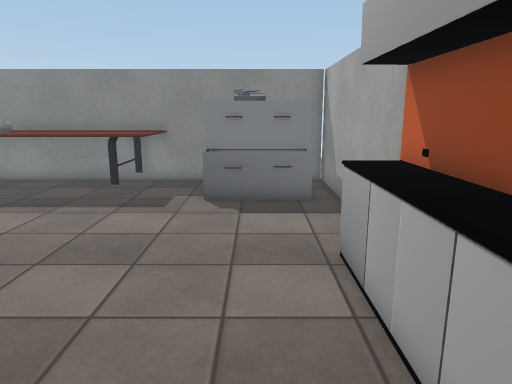
View 1 (above)

16 first-person views from a walk through a 3-D level made in the Unity game engine. The camera is 1.5 m above the floor, tilts 12° down and sees 70° across. Doors are open. The floor is counted in squares, 0.5 m on a side. Each view is taken from the middle of a square. On the plan, view 1 faces up. The plan holds only what a view shows up to about 20 squares ahead; the rest is blank. The place goes on beyond the plan. The player is left out. Some surface patterns are stand-ins.

View 2
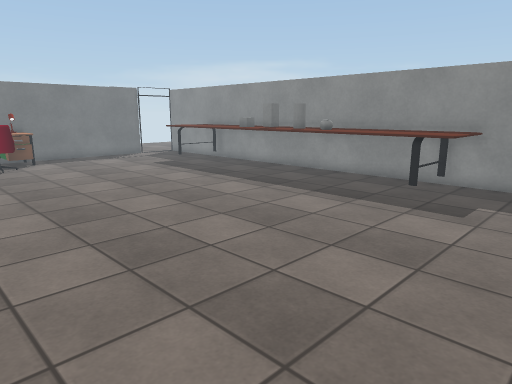

View 3
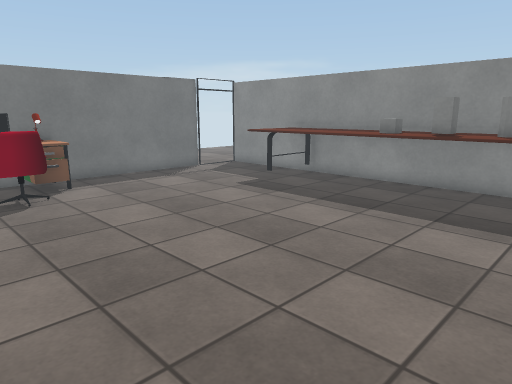

View 4
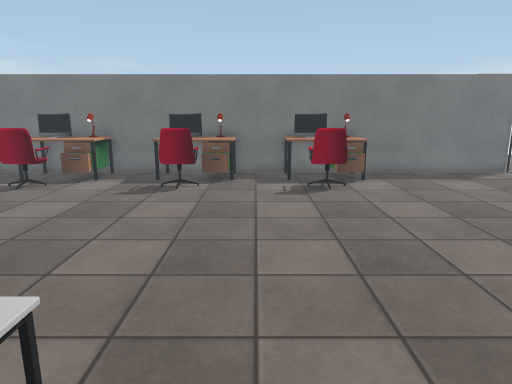

View 5
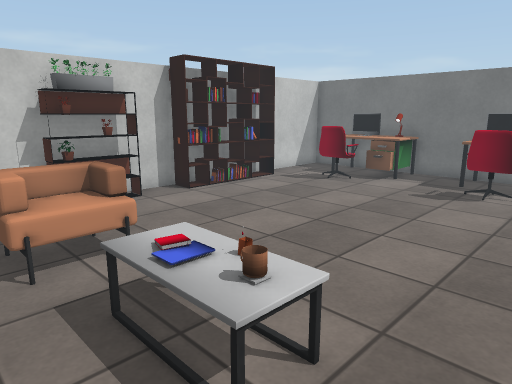

View 6
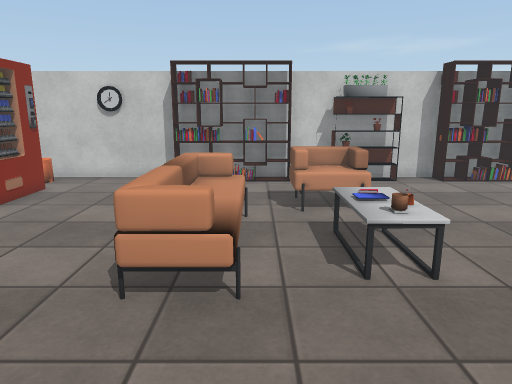

View 7
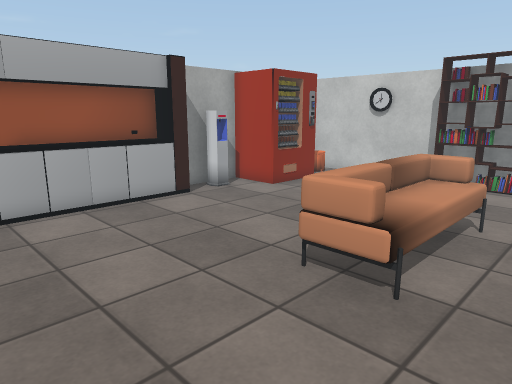

View 8
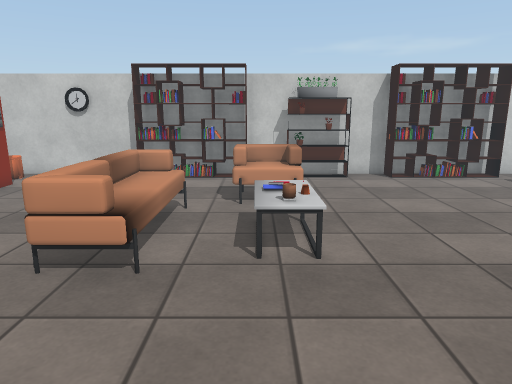

View 9
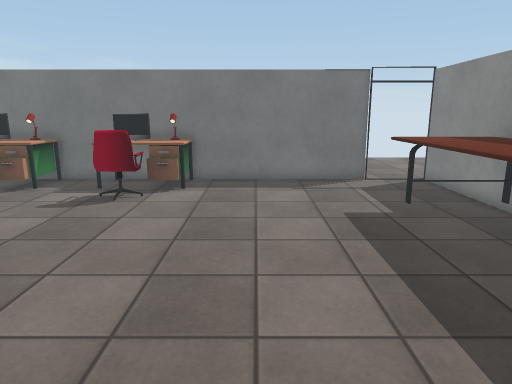

View 10
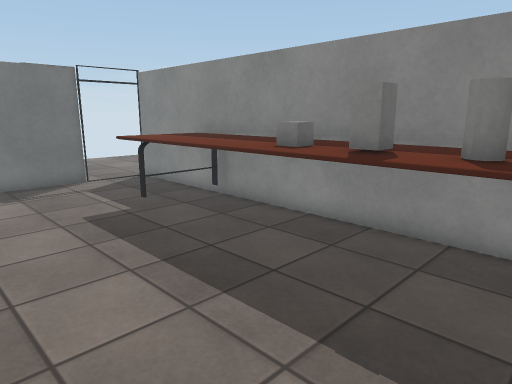

View 11
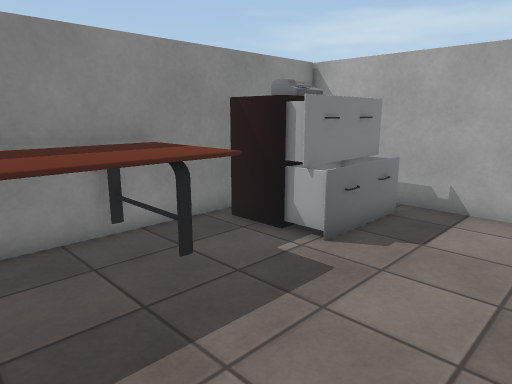

View 12
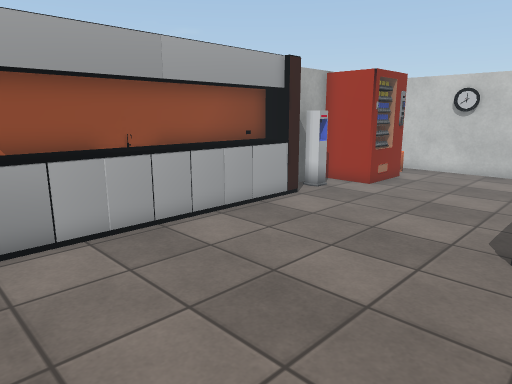

View 13
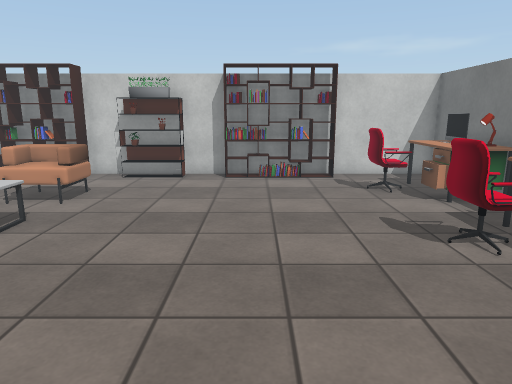

View 14
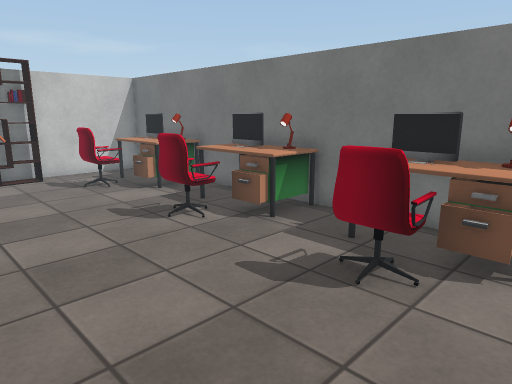

View 15
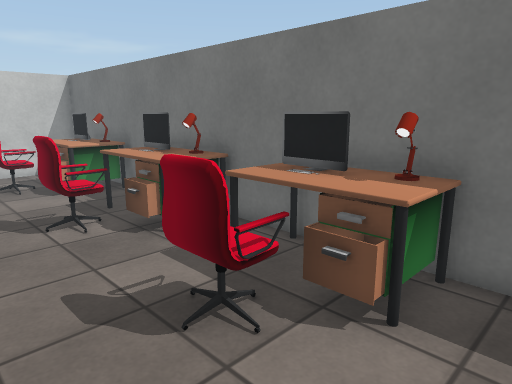

View 16
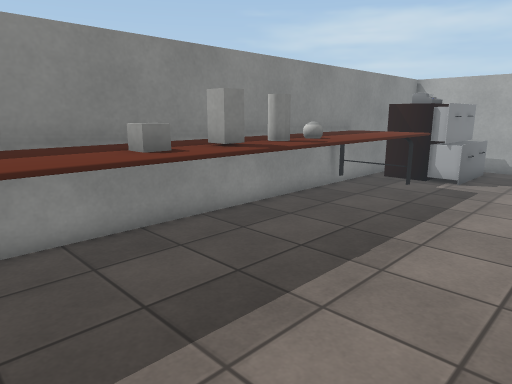

### Floor plan
Key: @ floor where view 1 was taken; # wall or solid block; . floor; D open door; = window, fence, low wall or low ledge; ^ raised ledge; B ball; C cabinet; L block; H chair; U cube; E desk; M computer; T table; G mug; S sofa; F shelf; P plant; K clock; O other object.
Columns run from 30 left of view 1 to 3 right of it. Each row starts with its distance up from view 1.
 17  .DD###########################  #
 16 ..DD....^^^^^^^^^^^^^^^^^^^.##   #
 15 ..DD....^^^^^^UULLOOB^^^^^^.##C###
 14    #....^^^^^^^ULLOOB^^^^^^.#CCC##
 13    #........................CCCCC#
 12    #.............................#
 11    #.............................#
 10    #.............................#
  9    #.............................#
  8    #............................##
  7    #............................=#
  6    #EE..........................=#
  5    #EEHH........................=#
  4    #MEHH........................=#
  3    #ME H........................=#
  2    #EE..........................=#
  1    #............................=#
  0    #EE................SSS.....@.=#
 -1    #OE.H...........TT.SSS.......=#
 -2    #MEHH...........GT.SSS.......=#
 -3    #MEHH...........TT.SSS.......##
 -4    #EE.............TT.SSS........#
 -5    #..................SSS.......O#
 -6    #EE.............SSSSSS........#
 -7    #OEE...........SSSS..  .....OO#
 -8    #MEHH..........SSSS..  .....OO
 -9    #MEHH................  .....OO
-10    #EE..................  .....O
-11    #.....FFFFF.......FFFFF......
-12    #....FFFFFF .PPP.FFFFFFF..K..
-13    ##########################K####

Where each view was taken, in squares from view 1:
view 1: 0 up, 0 right, facing up
view 2: 0 up, 0 right, facing up-left
view 3: 1 up, 9 left, facing up-left
view 4: 1 up, 8 left, facing left
view 5: 1 up, 8 left, facing down-left
view 6: 5 up, 8 left, facing down
view 7: 5 up, 10 left, facing down-right
view 8: 6 up, 10 left, facing down
view 9: 9 up, 10 left, facing left
view 10: 8 up, 10 left, facing up-left
view 11: 8 up, 9 left, facing up-right
view 12: 8 up, 7 left, facing down-right
view 13: 6 up, 18 left, facing down
view 14: 7 up, 17 left, facing down-left
view 15: 8 up, 20 left, facing down-left
view 16: 8 up, 19 left, facing up-right
